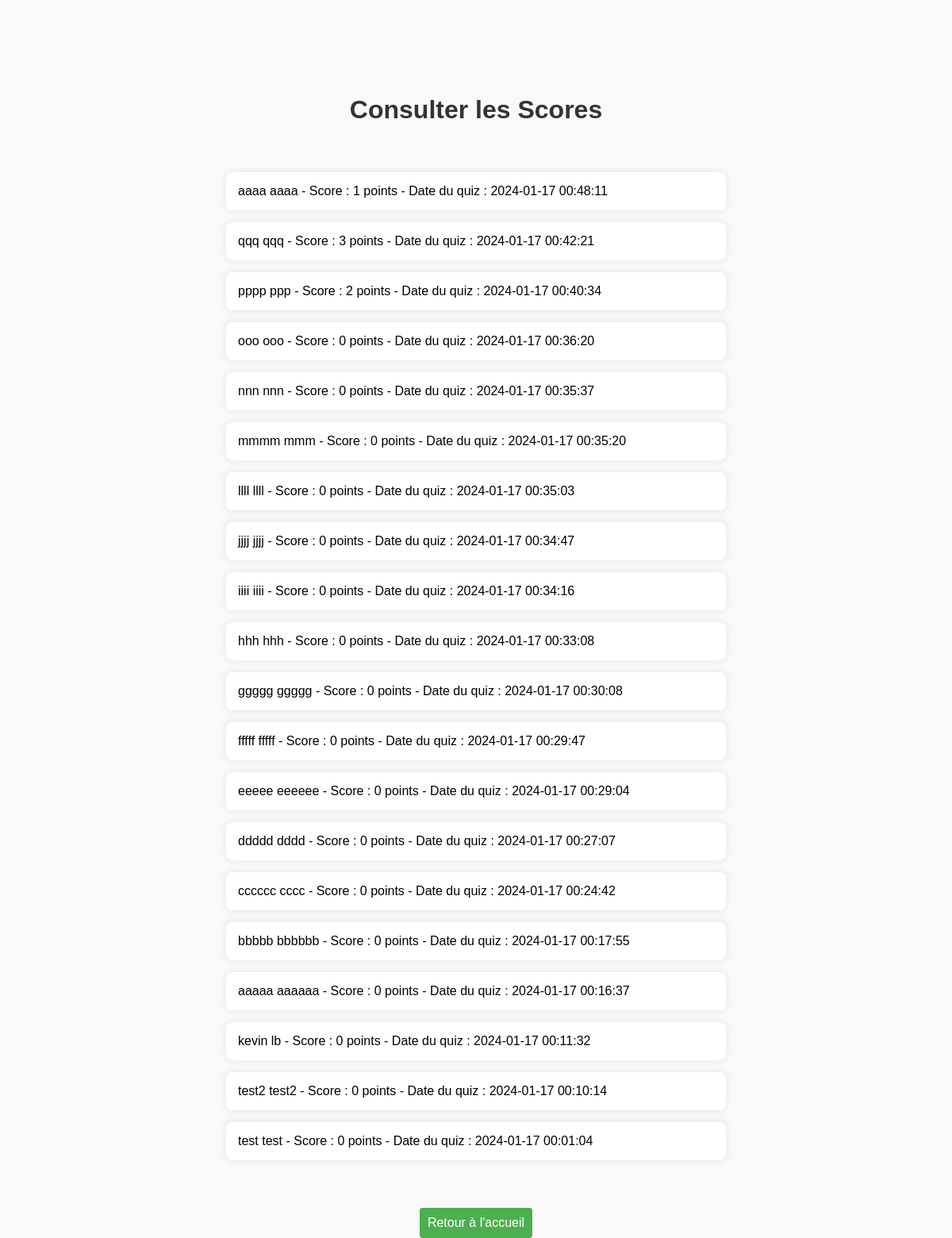
The page /consulter_scores.php on the database as committed earlier.
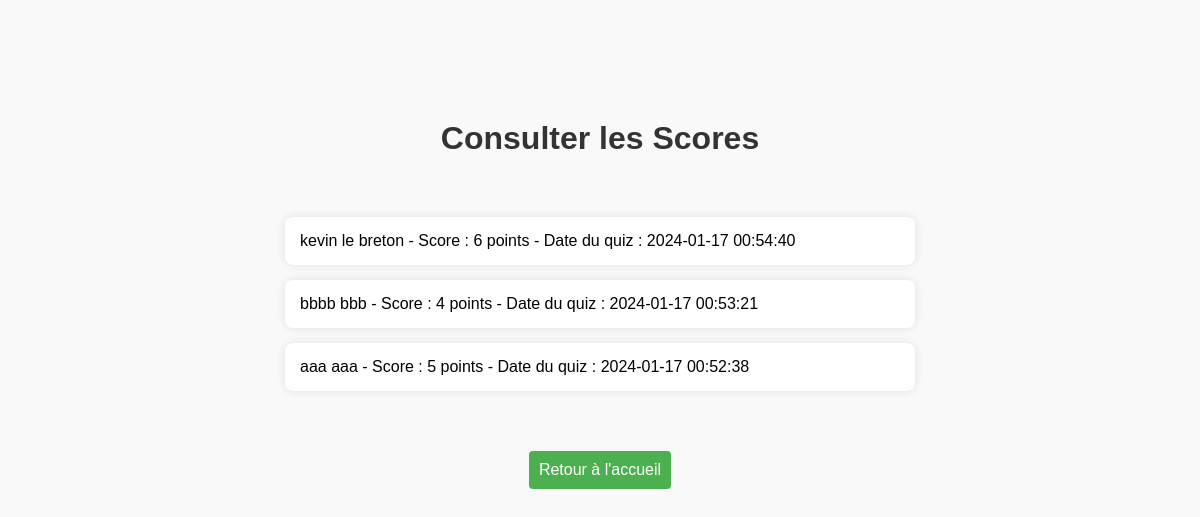
The same page on the database as committed later.
### tables this page shows
CREATE TABLE scores (
        id INTEGER PRIMARY KEY,
        participant_id INTEGER,
        score INTEGER,
        time INTEGER,
        FOREIGN KEY (participant_id) REFERENCES participants(idP));

### consulter_scores.php (the view, shortened to what this page needs)
<!DOCTYPE html>
<html lang="fr">
<head>
    <link rel="stylesheet" type="text/css" href="css/scores.css">
</head>
<body>
    <h1>Consulter les Scores</h1>
    <?php
    try {
        $file_db = new PDO('sqlite:contacts.sqlite3');
        $file_db->setAttribute(PDO::ATTR_ERRMODE, PDO::ERRMODE_WARNING);
        $query = "SELECT scores.*, participants.nom, participants.prenom
                  FROM scores
                  INNER JOIN participants ON scores.participant_id = participants.idP
                  ORDER BY scores.id DESC";
        $scores = $file_db->query($query);
        if (!$scores) {
            echo "Erreur SQL : " . print_r($file_db->errorInfo(), true);
        } else {
            $scores = $scores->fetchAll(PDO::FETCH_ASSOC);
            if ($scores) {
                echo '<ul>';
                foreach ($scores as $score) {
                    echo '<li>'. $score['nom'] .' ' . $score['prenom'] .' - Score : ' . $score['score'] . ' points - Date du quiz : ' . date('Y-m-d H:i:s', $score['time']) . '</li>';
                }
                echo '</ul>';
            } else {
                echo '<p>Aucun score disponible.</p>';
            }
        }
    } catch (PDOException $ex) {
        echo $ex->getMessage();
    }
    ?>
    <button onclick="window.location.href='accueil.php'">Retour à l'accueil</button>
</body>
</html>

Rows that differ between the two databases and show on the page:
removed scores: nom "aaaa", prenom "aaaa", score "1", time "2024-01-17 00:48:11"
removed scores: nom "qqq", prenom "qqq", score "3", time "2024-01-17 00:42:21"
removed scores: nom "pppp", prenom "ppp", score "2", time "2024-01-17 00:40:34"
removed scores: nom "ooo", prenom "ooo", score "0", time "2024-01-17 00:36:20"
removed scores: nom "nnn", prenom "nnn", score "0", time "2024-01-17 00:35:37"
removed scores: nom "mmmm", prenom "mmm", score "0", time "2024-01-17 00:35:20"
removed scores: nom "llll", prenom "llll", score "0", time "2024-01-17 00:35:03"
removed scores: nom "jjjj", prenom "jjjj", score "0", time "2024-01-17 00:34:47"
removed scores: nom "iiii", prenom "iiii", score "0", time "2024-01-17 00:34:16"
removed scores: nom "hhh", prenom "hhh", score "0", time "2024-01-17 00:33:08"
removed scores: nom "ggggg", prenom "ggggg", score "0", time "2024-01-17 00:30:08"
removed scores: nom "fffff", prenom "fffff", score "0", time "2024-01-17 00:29:47"
removed scores: nom "eeeee", prenom "eeeeee", score "0", time "2024-01-17 00:29:04"
removed scores: nom "ddddd", prenom "dddd", score "0", time "2024-01-17 00:27:07"
removed scores: nom "cccccc", prenom "cccc", score "0", time "2024-01-17 00:24:42"
removed scores: nom "bbbbb", prenom "bbbbbb", score "0", time "2024-01-17 00:17:55"
removed scores: nom "aaaaa", prenom "aaaaaa", score "0", time "2024-01-17 00:16:37"
removed scores: nom "kevin", prenom "lb", score "0", time "2024-01-17 00:11:32"
now on this page (row edited): scores: nom "kevin", prenom "le breton", score "6", time "2024-01-17 00:54:40"
changed scores (number 2 of 3 on the later page): nom "test2" → "bbbb"; prenom "test2" → "bbb"; score "0" → "4"; time "2024-01-17 00:10:14" → "2024-01-17 00:53:21"
changed scores (number 3 of 3 on the later page): nom "test" → "aaa"; prenom "test" → "aaa"; score "0" → "5"; time "2024-01-17 00:01:04" → "2024-01-17 00:52:38"
